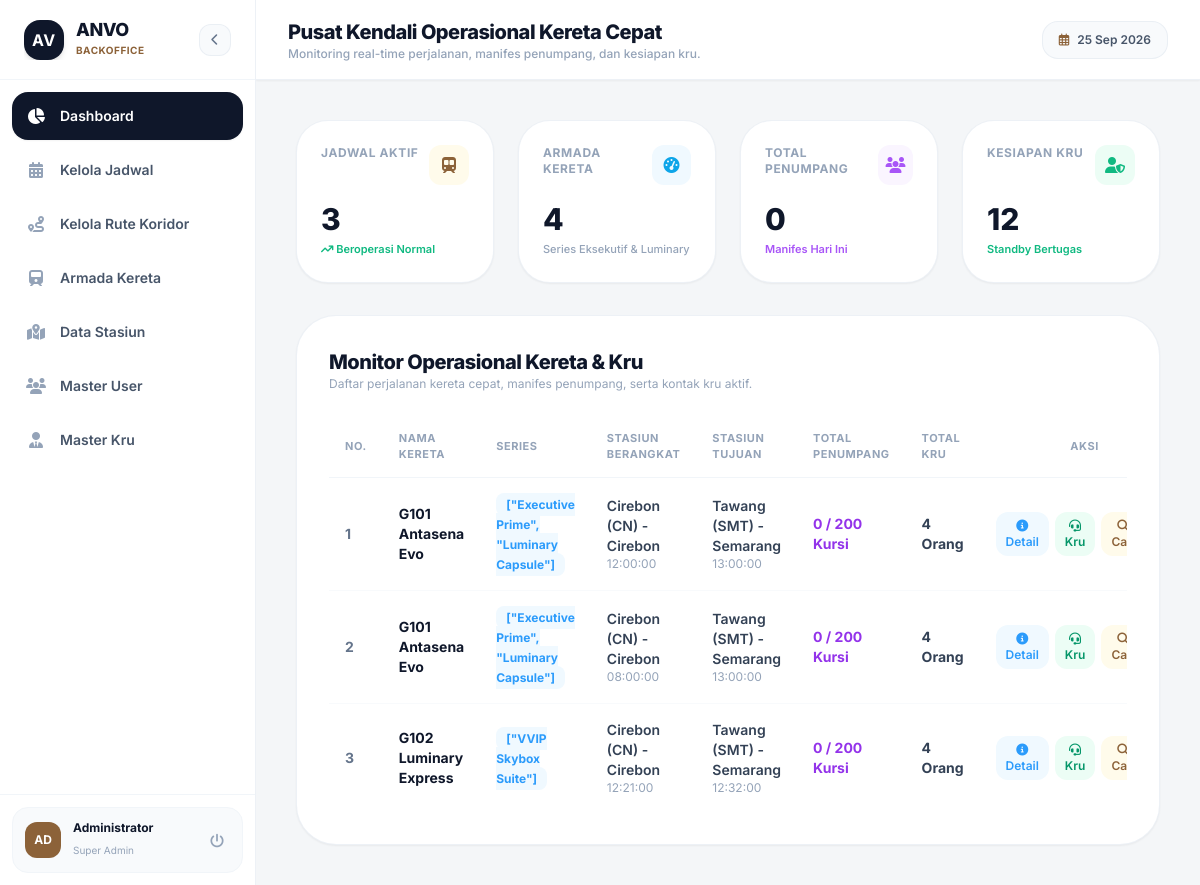
Page /public/admin on the committed database.
### tables this page shows
CREATE TABLE `jadwal` (
  `id_jadwal` int(11) NOT NULL,
  `id_kereta` int(11) NOT NULL,
  `id_koridor` int(11) DEFAULT NULL,
  `stasiun_asal` varchar(100) NOT NULL,
  `stasiun_tujuan` varchar(100) NOT NULL,
  `stasiun_transit` text DEFAULT NULL,
  `jam_berangkat` time NOT NULL,
  `jam_tiba` time NOT NULL,
  `tanggal_mulai` date NOT NULL,
  `tanggal_akhir` date DEFAULT NULL,
  `harga` decimal(10,2) NOT NULL,
  `jenis_jadwal` enum('Harian','Khusus') DEFAULT 'Harian'
);

CREATE TABLE `kereta` (
  `id_kereta` int(11) NOT NULL,
  `id_koridor` int(11) DEFAULT NULL,
  `nama_kereta` varchar(100) NOT NULL,
  `jenis_kelas` text NOT NULL,
  `layout_kursi` text NOT NULL,
  `jenis_mesin` varchar(100) DEFAULT 'Electric Multiple Unit (EMU-Gen4)',
  `kecepatan_maksimal` int(11) DEFAULT 350,
  `status_operasional` enum('Aktif','Standby','Maintenance','Rusak','Arsip/Gudang') DEFAULT 'Aktif',
  `kapasitas_kursi` int(11) DEFAULT 100
);

### app/Core/Controller.php (called while the page is built, shortened)
<?php
class Controller {
    public function view($view, $data = []) {
        extract($data);
        require_once '../views/' . $view . '.php';
    }
    public function model($model) {
        return new $model;
    }
}
?>

### app/Controllers/AdminController.php (called while the page is built, shortened)
<?php
class AdminController extends Controller {
    public function index() {
        $adminModel = $this->model('AdminModel');
        $data['judul'] = 'Panel Admin - Kelola Jadwal ANVO';
        $data['jadwal'] = $adminModel->getAllJadwal();
        $data['kereta'] = $adminModel->getAllKereta();
        $data['stasiun'] = $adminModel->getAllStasiun();
        $this->view('admin/index', $data);
    }
}

### app/Core/App.php (called while the page is built, shortened)
<?php
class App {
    protected $method = 'index';
    protected $params = [];
    public function __construct() {
        $this->controller = new $this->controller;
        call_user_func_array([$this->controller, $this->method], $this->params);
    }
}
?>

### public/index.php (called while the page is built, shortened)
<?php
require_once '../app/Config/Database.php';
require_once '../app/Core/Controller.php';
require_once '../app/Core/App.php';
require_once '../app/Controllers/AdminController.php';
$app = new App();

### app/Models/AdminModel.php (called while the page is built, shortened)
<?php
class AdminModel {
    private $db;
    public function __construct() {
        $this->db = Database::getInstance()->getConnection();
    }
    public function getAllJadwal() {
        $sql = "SELECT jadwal.*, kereta.nama_kereta, kereta.jenis_kelas
                FROM jadwal
                JOIN kereta ON jadwal.id_kereta = kereta.id_kereta
                ORDER BY jadwal.tanggal_mulai DESC, jadwal.jam_berangkat ASC";
        $stmt = $this->db->prepare($sql);
        $stmt->execute();
        return $stmt->fetchAll(PDO::FETCH_ASSOC);
    }
}

### app/Config/Database.php (called while the page is built, shortened)
<?php
class Database {
    private static $instance = null;
    private $pdo;
    private function __construct() {
        $config = parse_ini_file(__DIR__ . '/database.ini');
        $dsn = "mysql:host={$config['db_host']};dbname={$config['db_name']};charset=utf8mb4";
        $options = [
            PDO::ATTR_ERRMODE            => PDO::ERRMODE_EXCEPTION,
            PDO::ATTR_DEFAULT_FETCH_MODE => PDO::FETCH_ASSOC,
            PDO::ATTR_EMULATE_PREPARES   => false,
            PDO::ATTR_PERSISTENT         => true
        ];
        try {
            $this->pdo = new PDO($dsn, $config['db_user'], $config['db_pass'], $options);
        } catch (PDOException $e) {
            error_log("Koneksi Database PDO Gagal: " . $e->getMessage());
            throw new Exception("Sistem sedang mengalami gangguan. Silakan coba beberapa saat lagi.");
        }
    }
    public static function getInstance() {
        if (self::$instance === null) {
            self::$instance = new self();
        }
        return self::$instance;
    }
    public function getConnection() {
        return $this->pdo;
    }
}
?>

### views/admin/index.php (the view, shortened to what this page needs)
<?php
$data['active_menu'] = 'dashboard';
require_once __DIR__ . '/../layouts/admin/header.php';
require_once __DIR__ . '/../layouts/admin/sidebar.php';
?>
    <div class="flex-1 flex flex-col min-w-0">
        <header class="h-20 bg-white border-b border-slate-200/60 px-8 flex justify-between items-center sticky top-0 z-25 shadow-sm">
            <div>
                <h1 class="text-xl font-extrabold text-[#0F172A] tracking-tight">Pusat Kendali Operasional Kereta Cepat</h1>
                <p class="text-xs text-slate-400 font-medium">Monitoring real-time perjalanan, manifes penumpang, dan kesiapan kru.</p>
            </div>
            <div class="flex items-center gap-3">
                <div class="hidden sm:flex items-center gap-2 bg-slate-50 px-4 py-2.5 rounded-2xl border border-slate-200/60 text-xs font-semibold text-slate-600">
                    <i class="fa-regular fa-calendar-days text-[#8C6239]"></i>
                    <span><?= date('d M Y') ?></span>
                </div>
            </div>
        </header>
        <main class="flex-1 p-8 lg:p-10 space-y-8 overflow-y-auto">
            <div class="grid grid-cols-1 sm:grid-cols-2 lg:grid-cols-4 gap-6">
                <div class="bg-white p-6 rounded-[2rem] border border-slate-200/60 shadow-sm flex flex-col justify-between">
                    <div class="flex justify-between items-start mb-4">
                        <span class="text-xs font-bold text-slate-400 uppercase tracking-wider">Jadwal Aktif</span>
                        <div class="w-10 h-10 rounded-xl bg-amber-50 text-[#8C6239] flex items-center justify-center font-bold">
                            <i class="fa-solid fa-train-subway"></i>
                        </div>
                    </div>
                    <div>
                        <h3 class="text-3xl font-extrabold text-[#0F172A]"><?= count($data['jadwal']) ?></h3>
                        <p class="text-[11px] text-emerald-500 font-semibold mt-1"><i class="fa-solid fa-arrow-trend-up"></i> Beroperasi Normal</p>
                    </div>
                </div>
                <div class="bg-white p-6 rounded-[2rem] border border-slate-200/60 shadow-sm flex flex-col justify-between">
                    <div class="flex justify-between items-start mb-4">
                        <span class="text-xs font-bold text-slate-400 uppercase tracking-wider">Armada Kereta</span>
                        <div class="w-10 h-10 rounded-xl bg-sky-50 text-sky-500 flex items-center justify-center font-bold">
                            <i class="fa-solid fa-gauge-high"></i>
                        </div>
                    </div>
                    <div>
                        <h3 class="text-3xl font-extrabold text-[#0F172A]"><?= count($data['kereta']) ?></h3>
                        <p class="text-[11px] text-slate-400 font-medium mt-1">Series Eksekutif & Luminary</p>
                    </div>
                </div>
                <div class="bg-white p-6 rounded-[2rem] border border-slate-200/60 shadow-sm flex flex-col justify-between">
                    <div class="flex justify-between items-start mb-4">
                        <span class="text-xs font-bold text-slate-400 uppercase tracking-wider">Total Penumpang</span>
                        <div class="w-10 h-10 rounded-xl bg-purple-50 text-purple-500 flex items-center justify-center font-bold">
                            <i class="fa-solid fa-users"></i>
                        </div>
                    </div>
                    <div>
                        <h3 class="text-3xl font-extrabold text-[#0F172A]">0</h3>
                        <p class="text-[11px] text-purple-500 font-semibold mt-1">Manifes Hari Ini</p>
                    </div>
                </div>
                <div class="bg-white p-6 rounded-[2rem] border border-slate-200/60 shadow-sm flex flex-col justify-between">
                    <div class="flex justify-between items-start mb-4">
                        <span class="text-xs font-bold text-slate-400 uppercase tracking-wider">Kesiapan Kru</span>
                        <div class="w-10 h-10 rounded-xl bg-emerald-50 text-emerald-500 flex items-center justify-center font-bold">
                            <i class="fa-solid fa-user-shield"></i>
                        </div>
                    </div>
                    <div>
                        <h3 class="text-3xl font-extrabold text-[#0F172A]">12</h3>
                        <p class="text-[11px] text-emerald-500 font-semibold mt-1">Standby Bertugas</p>
                    </div>
                </div>
            </div>
            <div id="tabel-kereta" class="bg-white p-8 rounded-[2.5rem] border border-slate-200/60 shadow-sm space-y-6">
                <div class="flex flex-col sm:flex-row justify-between items-start sm:items-center gap-4">
                    <div>
                        <h2 class="text-xl font-extrabold text-[#0F172A] tracking-tight">Monitor Operasional Kereta & Kru</h2>
                        <p class="text-xs text-slate-400">Daftar perjalanan kereta cepat, manifes penumpang, serta kontak kru aktif.</p>
                    </div>
                </div>
                <div class="overflow-x-auto custom-scrollbar">
                    <table class="w-full text-left border-collapse">
                        <thead>
                            <tr class="border-b border-slate-100 text-[11px] uppercase text-slate-400 font-bold tracking-wider">
                                <th class="py-3.5 px-4">No.</th>
                                <th class="py-3.5 px-4">Nama Kereta</th>
                                <th class="py-3.5 px-4">Series</th>
                                <th class="py-3.5 px-4">Stasiun Berangkat</th>
                                <th class="py-3.5 px-4">Stasiun Tujuan</th>
                                <th class="py-3.5 px-4">Total Penumpang</th>
                                <th class="py-3.5 px-4">Total Kru</th>
                                <th class="py-3.5 px-4 text-center">Aksi</th>
                            </tr>
                        </thead>
                        <tbody class="text-sm divide-y divide-slate-50">
                            <?php if(empty($data['jadwal'])): ?>
                                <tr>
                                    <td colspan="8" class="py-12 text-center text-slate-400 font-medium">Belum ada data operasional kereta aktif.</td>
                                </tr>
                            <?php else: ?>
                                <?php $no = 1; foreach($data['jadwal'] as $j): ?>
                                    <tr class="hover:bg-slate-50/60 transition-colors">
                                        <td class="py-4 px-4 font-bold text-slate-500"><?= $no++ ?></td>
                                        <td class="py-4 px-4 font-bold text-[#0F172A]"><?= $j['nama_kereta'] ?></td>
                                        <td class="py-4 px-4">
                                            <span class="text-xs bg-sky-50 text-[#2B9BFB] px-2.5 py-1 rounded-lg font-bold"><?= $j['jenis_kelas'] ?></span>
                                        </td>
                                        <td class="py-4 px-4 font-semibold text-slate-700"><?= $j['stasiun_asal'] ?> <span class="text-xs text-slate-400 block font-normal"><?= $j['jam_berangkat'] ?></span></td>
                                        <td class="py-4 px-4 font-semibold text-slate-700"><?= $j['stasiun_tujuan'] ?> <span class="text-xs text-slate-400 block font-normal"><?= $j['jam_tiba'] ?></span></td>
                                        <td class="py-4 px-4 font-bold text-purple-600">0 / 200 Kursi</td>
                                        <td class="py-4 px-4 font-bold text-slate-700">4 Orang</td>
                                        <td class="py-4 px-4 text-center">
                                            <div class="flex items-center justify-center gap-1.5">
                                                <button onclick="openModal('modal-detail-<?= $j['id_jadwal'] ?>')" class="px-2.5 py-1.5 bg-sky-50 text-[#2B9BFB] hover:bg-[#2B9BFB] hover:text-white rounded-xl text-xs font-semibold transition-all" title="Detail Kereta">
                                                    <i class="fa-solid fa-circle-info"></i> Detail
                                                </button>
                                                <button onclick="openModal('modal-kru-<?= $j['id_jadwal'] ?>')" class="px-2.5 py-1.5 bg-emerald-50 text-emerald-600 hover:bg-emerald-600 hover:text-white rounded-xl text-xs font-semibold transition-all" title="Kontak Kru">
                                                    <i class="fa-solid fa-headset"></i> Kru
                                                </button>
                                                <button onclick="openModal('modal-cari-<?= $j['id_jadwal'] ?>')" class="px-2.5 py-1.5 bg-amber-50 text-[#8C6239] hover:bg-[#8C6239] hover:text-white rounded-xl text-xs font-semibold transition-all" title="Cari Penumpang">
                                                    <i class="fa-solid fa-magnifying-glass"></i> Cari
                                                </button>
                                            </div>
                                        </td>
                                    </tr>
                                <?php endforeach; ?>
                            <?php endif; ?>
                        </tbody>
                    </table>
                </div>
            </div>
        </main>
    </div>
<?php
require_once __DIR__ . '/../layouts/admin/footer.php';
?>

### views/layouts/admin/header.php (style rules this page uses)
body { font-family: 'Inter', sans-serif; }

### rows in the picture
jadwal: id_kereta.nama_kereta "G101 Antasena Evo", id_kereta.jenis_kelas "[\"Executive Prime\", \"Luminary Capsule\"]", stasiun_asal "Cirebon (CN) - Cirebon", jam_berangkat "12:00:00", stasiun_tujuan "Tawang (SMT) - Semarang", jam_tiba "13:00:00"
jadwal: id_kereta.nama_kereta "G101 Antasena Evo", id_kereta.jenis_kelas "[\"Executive Prime\", \"Luminary Capsule\"]", stasiun_asal "Cirebon (CN) - Cirebon", jam_berangkat "08:00:00", stasiun_tujuan "Tawang (SMT) - Semarang", jam_tiba "13:00:00"
jadwal: id_kereta.nama_kereta "G102 Luminary Express", id_kereta.jenis_kelas "[\"VVIP Skybox Suite\"]", stasiun_asal "Cirebon (CN) - Cirebon", jam_berangkat "12:21:00", stasiun_tujuan "Tawang (SMT) - Semarang", jam_tiba "12:32:00"

### other values in the picture
count($data['jadwal']) "3"
count($data['kereta']) "4"
